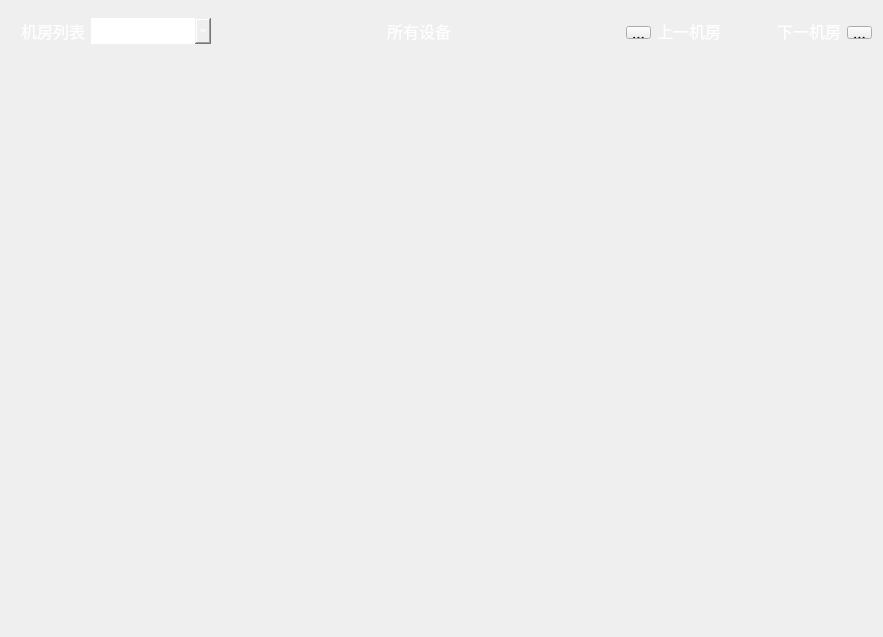
<?xml version="1.0" encoding="UTF-8"?>
<ui version="4.0">
 <class>Room_MainWid</class>
 <widget class="QWidget" name="Room_MainWid">
  <property name="geometry">
   <rect>
    <x>0</x>
    <y>0</y>
    <width>883</width>
    <height>637</height>
   </rect>
  </property>
  <property name="font">
   <font>
    <family>微软雅黑</family>
    <pointsize>12</pointsize>
   </font>
  </property>
  <property name="windowTitle">
   <string>Form</string>
  </property>
  <property name="styleSheet">
   <string notr="true"/>
  </property>
  <widget class="QWidget" name="titleWid" native="true">
   <property name="geometry">
    <rect>
     <x>11</x>
     <y>11</y>
     <width>861</width>
     <height>40</height>
    </rect>
   </property>
   <property name="maximumSize">
    <size>
     <width>16777215</width>
     <height>40</height>
    </size>
   </property>
   <layout class="QGridLayout" name="gridLayout">
    <item row="0" column="0">
     <spacer name="horizontalSpacer_2">
      <property name="orientation">
       <enum>Qt::Horizontal</enum>
      </property>
      <property name="sizeType">
       <enum>QSizePolicy::Fixed</enum>
      </property>
      <property name="sizeHint" stdset="0">
       <size>
        <width>10</width>
        <height>20</height>
       </size>
      </property>
     </spacer>
    </item>
    <item row="0" column="1">
     <widget class="QLabel" name="label">
      <property name="font">
       <font>
        <family>微软雅黑</family>
        <pointsize>12</pointsize>
       </font>
      </property>
      <property name="styleSheet">
       <string notr="true">color: rgb(255, 255, 255);</string>
      </property>
      <property name="text">
       <string>机房列表</string>
      </property>
     </widget>
    </item>
    <item row="0" column="2">
     <widget class="QComboBox" name="comboBox">
      <property name="minimumSize">
       <size>
        <width>120</width>
        <height>26</height>
       </size>
      </property>
      <property name="font">
       <font>
        <family>微软雅黑</family>
        <pointsize>12</pointsize>
       </font>
      </property>
      <property name="cursor">
       <cursorShape>PointingHandCursor</cursorShape>
      </property>
      <property name="styleSheet">
       <string notr="true">border:none;
color: rgb(255, 255, 255);
border-color: rgb(0, 0, 0);</string>
      </property>
     </widget>
    </item>
    <item row="0" column="3">
     <spacer name="horizontalSpacer_3">
      <property name="orientation">
       <enum>Qt::Horizontal</enum>
      </property>
      <property name="sizeHint" stdset="0">
       <size>
        <width>20</width>
        <height>19</height>
       </size>
      </property>
     </spacer>
    </item>
    <item row="0" column="4">
     <widget class="QLabel" name="roomLabel">
      <property name="font">
       <font>
        <family>微软雅黑</family>
        <pointsize>12</pointsize>
       </font>
      </property>
      <property name="styleSheet">
       <string notr="true">color: rgb(255, 255, 255);</string>
      </property>
      <property name="text">
       <string>所有设备</string>
      </property>
      <property name="alignment">
       <set>Qt::AlignCenter</set>
      </property>
     </widget>
    </item>
    <item row="0" column="5">
     <spacer name="horizontalSpacer">
      <property name="orientation">
       <enum>Qt::Horizontal</enum>
      </property>
      <property name="sizeHint" stdset="0">
       <size>
        <width>31</width>
        <height>20</height>
       </size>
      </property>
     </spacer>
    </item>
    <item row="0" column="6">
     <widget class="QToolButton" name="upBtn">
      <property name="minimumSize">
       <size>
        <width>25</width>
        <height>13</height>
       </size>
      </property>
      <property name="maximumSize">
       <size>
        <width>25</width>
        <height>10</height>
       </size>
      </property>
      <property name="cursor">
       <cursorShape>PointingHandCursor</cursorShape>
      </property>
      <property name="styleSheet">
       <string notr="true">border-image: url(:/tg/tg/up.png);
</string>
      </property>
      <property name="text">
       <string>...</string>
      </property>
     </widget>
    </item>
    <item row="0" column="7">
     <widget class="QLabel" name="label_2">
      <property name="minimumSize">
       <size>
        <width>0</width>
        <height>26</height>
       </size>
      </property>
      <property name="maximumSize">
       <size>
        <width>16777215</width>
        <height>26</height>
       </size>
      </property>
      <property name="font">
       <font>
        <family>微软雅黑</family>
        <pointsize>12</pointsize>
       </font>
      </property>
      <property name="styleSheet">
       <string notr="true">color: rgb(255, 255, 255);</string>
      </property>
      <property name="text">
       <string>上一机房</string>
      </property>
     </widget>
    </item>
    <item row="0" column="8">
     <spacer name="horizontalSpacer_4">
      <property name="orientation">
       <enum>Qt::Horizontal</enum>
      </property>
      <property name="sizeType">
       <enum>QSizePolicy::Fixed</enum>
      </property>
      <property name="sizeHint" stdset="0">
       <size>
        <width>50</width>
        <height>20</height>
       </size>
      </property>
     </spacer>
    </item>
    <item row="0" column="9">
     <widget class="QLabel" name="label_3">
      <property name="minimumSize">
       <size>
        <width>0</width>
        <height>26</height>
       </size>
      </property>
      <property name="maximumSize">
       <size>
        <width>16777215</width>
        <height>26</height>
       </size>
      </property>
      <property name="font">
       <font>
        <family>微软雅黑</family>
        <pointsize>12</pointsize>
       </font>
      </property>
      <property name="styleSheet">
       <string notr="true">color: rgb(255, 255, 255);</string>
      </property>
      <property name="text">
       <string>下一机房</string>
      </property>
      <property name="alignment">
       <set>Qt::AlignRight|Qt::AlignTrailing|Qt::AlignVCenter</set>
      </property>
     </widget>
    </item>
    <item row="0" column="10">
     <widget class="QToolButton" name="downBtn">
      <property name="minimumSize">
       <size>
        <width>25</width>
        <height>13</height>
       </size>
      </property>
      <property name="maximumSize">
       <size>
        <width>25</width>
        <height>10</height>
       </size>
      </property>
      <property name="cursor">
       <cursorShape>PointingHandCursor</cursorShape>
      </property>
      <property name="styleSheet">
       <string notr="true">border-image: url(:/tg/tg/down.png);</string>
      </property>
      <property name="text">
       <string>...</string>
      </property>
      <property name="iconSize">
       <size>
        <width>16</width>
        <height>5</height>
       </size>
      </property>
      <property name="popupMode">
       <enum>QToolButton::DelayedPopup</enum>
      </property>
      <property name="autoRaise">
       <bool>false</bool>
      </property>
     </widget>
    </item>
   </layout>
  </widget>
  <widget class="QWidget" name="powWid" native="true">
   <property name="geometry">
    <rect>
     <x>11</x>
     <y>58</y>
     <width>371</width>
     <height>231</height>
    </rect>
   </property>
  </widget>
  <widget class="QWidget" name="dataWid" native="true">
   <property name="geometry">
    <rect>
     <x>480</x>
     <y>80</y>
     <width>371</width>
     <height>231</height>
    </rect>
   </property>
  </widget>
  <widget class="QWidget" name="vcWid" native="true">
   <property name="geometry">
    <rect>
     <x>20</x>
     <y>280</y>
     <width>371</width>
     <height>231</height>
    </rect>
   </property>
  </widget>
  <widget class="QWidget" name="barWid" native="true">
   <property name="geometry">
    <rect>
     <x>489</x>
     <y>322</y>
     <width>371</width>
     <height>231</height>
    </rect>
   </property>
  </widget>
 </widget>
 <resources/>
 <connections/>
</ui>
